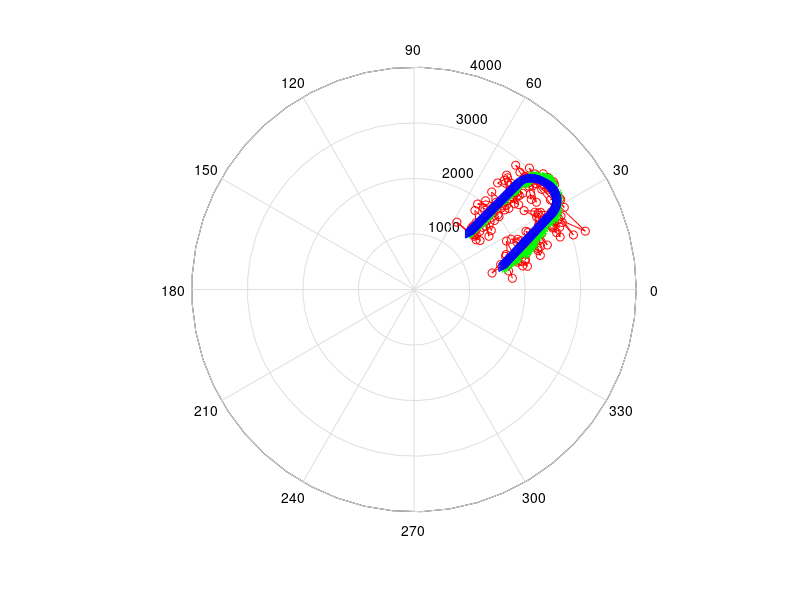

The MATLAB source for this figure: (Note: this script raises an error after producing the figure.)
% UKF demo
% Jileil 2018-03-26
clc;clear;close all;
load trueTarget.mat;
rng(7);
%% UKF
% generate noisy measurement in non-linear coordinate
sigma_r = 100;
sigma_theta = 5;
% [   V_r(k)    ~ N([0 ,[sigma_r^2     0      
%  V_theta(k)]       0]      0    sigma_theta^2]
r = sqrt(trueTarget(2,:).^2 + trueTarget(3,:).^2);
theta = atan(trueTarget(3,:)./trueTarget(2,:))/pi*180;
%z_rho_theta =
Z_degree = [r;theta];

for i = 1:length(r)
    Z_degree(:,i) = Z_degree(:,i) + [100 0;0 5]*randn(2,1);
end

%%
%****************Assume Only measurement equation is different***********

% x0_: mean of x0, initialization of status vector
x0_ = [1000 1000 0 0]';
% P0 : the initialization of covariance matrix
P0 = [10000 0 0 0;
      0 10000 0 0;
      0  0  100 0;
      0  0  0 100];

% Assume time interval T = 1
T = 1;
% status transfer matrix in CV(constant-velocity) model as A or F:
% [I2 T*I2  =  [1 0 T 0
%  02 I2 ]     0 1 0 T
%              0 0 1 0
%              0 0 0 1]
A = [1 0 T 0;
     0 1 0 T;
     0 0 1 0;
     0 0 0 1];
% noisy transfer matrix in CV(constant-velocity) model as B or T:
% [0.5*T^2*I2 = [0.5T^2  0
%    T*I2]       0    0.5T^2
%                 T      0
%                 0      T]
B = [0.5*T^2    0;
       0     0.5*T^2;
       T        0;
       0        T;];
pnsigma = 1;
processNoiseSigma = [pnsigma^2 0;0 pnsigma^2];
% this is Q
% noiseVector = chol(eye(2))*randn(2,1);
Q = B * processNoiseSigma * B';%[4*4]
%*******************basic UKF*****************
n = 4;
L = 2 * n + 1;
xPredict_linear_hat = zeros(4,151);
xPredict_sumSigma_hat = zeros(4,151);
xEstimate = zeros(4,151);
% Initialize x0, p0
xEstimate(1:2,1) = [1000,1000];
pEstimate = zeros(16,151);

R = [100^2 0;0 5^2];

pPredict_sigmaPoint = zeros(L*16,151); % for each sigma Point, there is a P
zPredict_sigmaPoint = zeros(2,L); % for each sigma point, there is a measurement predict
xPredict_sigmaPoint = zeros(4,L);  % 4, L
delta_x = zeros(1,n);
w0 = 1/9;
wi = (1 - w0)/(2*n); % for this case, wi = w0
%%
for k = 2:151
    % estimation is the same as LKF
    pEstimate_reshape = reshape(pEstimate(:,k - 1),4,4);
    xPredict_linear_hat(:,k) = A * xEstimate(:,k - 1); % 1-step-ahead vector of state forecasts
    pPredict_linear = A * reshape(pEstimate(: , k - 1),4 , 4) * A.' + Q; %[4 4] % 1-step-ahead covariance
    % generate sigma point
    [u,s] = svd(pPredict_linear);
    xPredict_sigmaPoint(:,L) = xPredict_linear_hat(:,k); % x0 is placed at the end of array
    delta_x = sqrt(n/(1-w0)) * u * sqrt(s); % get the square root of pEstimate and remain the same dimension
    
    %
    for i = 1:n
         % use basic 
        xPredict_sigmaPoint(:,i) = xPredict_linear_hat(:,k) + delta_x(:,i);
        xPredict_sigmaPoint(:,i + n) = xPredict_linear_hat(:,k) - delta_x(:,i);
    end
    
    % measurement_prediction
    zPredict_sigmaPoint(1,:) = sqrt(xPredict_sigmaPoint(1,:).^2 + xPredict_sigmaPoint(2,:).^2);
    zPredict_sigmaPoint(2,:) = atan(xPredict_sigmaPoint(2,:)./xPredict_sigmaPoint(1,:))/pi*180;% radius to degree
    % wi = w0 in this example
    zPredict = wi * sum(zPredict_sigmaPoint,2);
    zll = zPredict_sigmaPoint - repmat(zPredict,1,L);
    xll = xPredict_sigmaPoint - repmat(xPredict_linear_hat(:,k),1,L);
    P_zz =  R + wi * (zll * zll');
    P_xz = wi * (xll * zll');
    % kalman gain
    K = P_xz / P_zz; 
    % correct the state
    xEstimate(:,k) = xPredict_linear_hat(:,k) + K * (Z_degree(:,k) - zPredict);
    % correct the covariance
    pEstimate_temp = pPredict_linear - K * P_zz * K';
    pEstimate(:,k) = reshape(pEstimate_temp,16,1);
end

x_rd(1,:) = sqrt(xEstimate(1,:).^2 + xEstimate(2,:).^2);
x_rd(2,:) = atan(xEstimate(2,:)./xEstimate(1,:));
trueTarget_rd(1,:) = sqrt(trueTarget(2,:).^2 + trueTarget(3,:).^2);
trueTarget_rd(2,:) = atan(trueTarget(3,:)./trueTarget(2,:));
Z_radius = [Z_degree(1,:);Z_degree(2,:)*pi/180];
h = figure;
set(h,'position',[100 100 800 800]);

polar(Z_radius(2,:),Z_radius(1,:),'r-o');
hold on;
polar(x_rd(2,:),x_rd(1,:),'g-*');
polar(trueTarget_rd(2,:),trueTarget_rd(1,:),'b->');
thetalim([0 90]);
rlim([1000 3500]);
